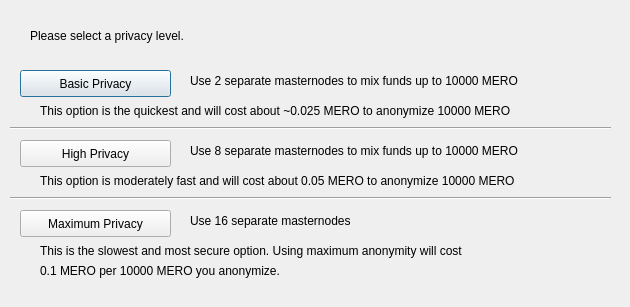
<?xml version="1.0" encoding="UTF-8"?>
<ui version="4.0">
 <class>ObfuscationConfig</class>
 <widget class="QDialog" name="ObfuscationConfig">
  <property name="geometry">
   <rect>
    <x>0</x>
    <y>0</y>
    <width>630</width>
    <height>307</height>
   </rect>
  </property>
  <property name="windowTitle">
   <string>Configure Obfuscation</string>
  </property>
  <widget class="QPushButton" name="buttonBasic">
   <property name="geometry">
    <rect>
     <x>20</x>
     <y>70</y>
     <width>151</width>
     <height>27</height>
    </rect>
   </property>
   <property name="text">
    <string>Basic Privacy</string>
   </property>
  </widget>
  <widget class="QPushButton" name="buttonHigh">
   <property name="geometry">
    <rect>
     <x>20</x>
     <y>140</y>
     <width>151</width>
     <height>27</height>
    </rect>
   </property>
   <property name="text">
    <string>High Privacy</string>
   </property>
  </widget>
  <widget class="QPushButton" name="buttonMax">
   <property name="geometry">
    <rect>
     <x>20</x>
     <y>210</y>
     <width>151</width>
     <height>27</height>
    </rect>
   </property>
   <property name="text">
    <string>Maximum Privacy</string>
   </property>
  </widget>
  <widget class="QLabel" name="label">
   <property name="geometry">
    <rect>
     <x>30</x>
     <y>20</y>
     <width>571</width>
     <height>31</height>
    </rect>
   </property>
   <property name="text">
    <string>Please select a privacy level.</string>
   </property>
  </widget>
  <widget class="QLabel" name="label_2">
   <property name="geometry">
    <rect>
     <x>190</x>
     <y>70</y>
     <width>421</width>
     <height>21</height>
    </rect>
   </property>
   <property name="text">
    <string>Use 2 separate masternodes to mix funds up to 10000 MERO</string>
   </property>
  </widget>
  <widget class="QLabel" name="label_3">
   <property name="geometry">
    <rect>
     <x>190</x>
     <y>140</y>
     <width>411</width>
     <height>21</height>
    </rect>
   </property>
   <property name="text">
    <string>Use 8 separate masternodes to mix funds up to 10000 MERO</string>
   </property>
  </widget>
  <widget class="QLabel" name="label_4">
   <property name="geometry">
    <rect>
     <x>190</x>
     <y>210</y>
     <width>421</width>
     <height>21</height>
    </rect>
   </property>
   <property name="text">
    <string>Use 16 separate masternodes</string>
   </property>
  </widget>
  <widget class="QLabel" name="label_6">
   <property name="geometry">
    <rect>
     <x>40</x>
     <y>100</y>
     <width>561</width>
     <height>21</height>
    </rect>
   </property>
   <property name="text">
    <string>This option is the quickest and will cost about ~0.025 MERO to anonymize 10000 MERO</string>
   </property>
  </widget>
  <widget class="QLabel" name="label_7">
   <property name="geometry">
    <rect>
     <x>40</x>
     <y>170</y>
     <width>561</width>
     <height>21</height>
    </rect>
   </property>
   <property name="text">
    <string>This option is moderately fast and will cost about 0.05 MERO to anonymize 10000 MERO</string>
   </property>
  </widget>
  <widget class="QLabel" name="label_8">
   <property name="geometry">
    <rect>
     <x>40</x>
     <y>240</y>
     <width>561</width>
     <height>21</height>
    </rect>
   </property>
   <property name="text">
    <string>This is the slowest and most secure option. Using maximum anonymity will cost</string>
   </property>
  </widget>
  <widget class="QLabel" name="label_9">
   <property name="geometry">
    <rect>
     <x>40</x>
     <y>260</y>
     <width>561</width>
     <height>21</height>
    </rect>
   </property>
   <property name="text">
    <string>0.1 MERO per 10000 MERO you anonymize.</string>
   </property>
  </widget>
  <widget class="Line" name="line">
   <property name="geometry">
    <rect>
     <x>10</x>
     <y>120</y>
     <width>601</width>
     <height>16</height>
    </rect>
   </property>
   <property name="orientation">
    <enum>Qt::Horizontal</enum>
   </property>
  </widget>
  <widget class="Line" name="line_2">
   <property name="geometry">
    <rect>
     <x>10</x>
     <y>190</y>
     <width>601</width>
     <height>16</height>
    </rect>
   </property>
   <property name="orientation">
    <enum>Qt::Horizontal</enum>
   </property>
  </widget>
 </widget>
 <resources/>
 <connections/>
</ui>
